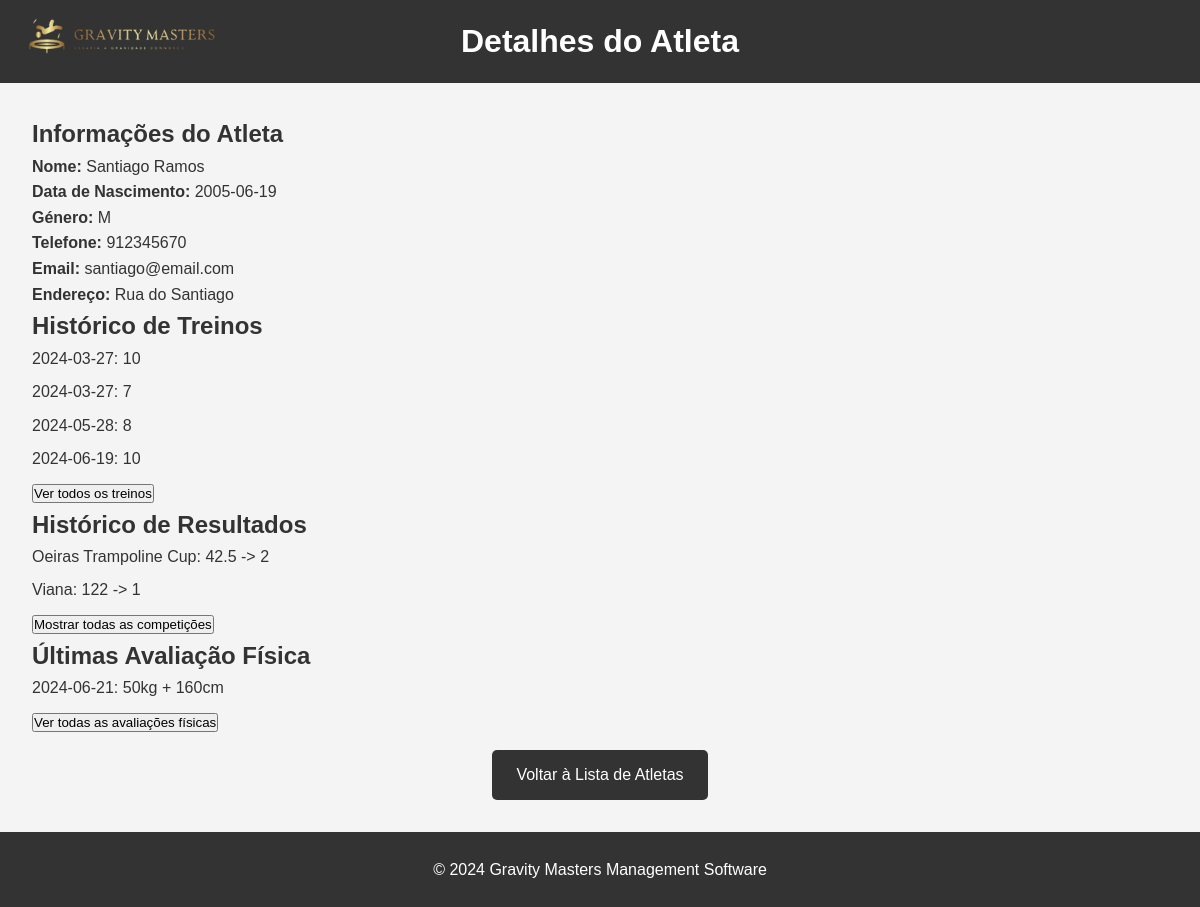
Page /frontend/personalAthlete.php?idAthlete=1 (signed in) on the earlier database version.
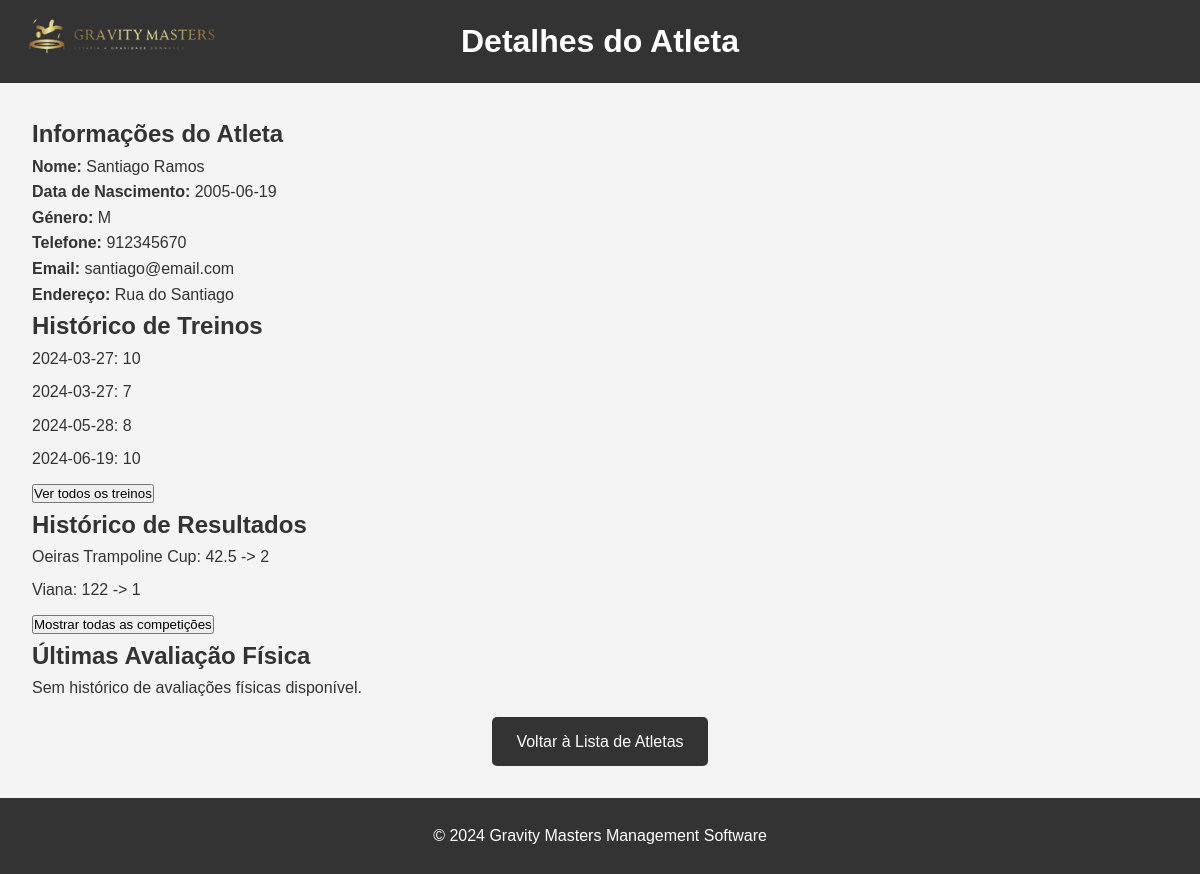
Same page on the later database version.
### tables this page shows
CREATE TABLE Athlete (
    idAthlete INTEGER PRIMARY KEY AUTOINCREMENT,
    name VARCHAR(255) NOT NULL,
    birthday DATE NOT NULL,
    genre VARCHAR(1) NOT NULL,
    mobile VARCHAR(20) NOT NULL,
    email VARCHAR(255) NOT NULL,
    password VARCHAR(255) NOT NULL,
    address VARCHAR(255) NOT NULL,
    ageGroup VARCHAR(255) NOT NULL,
    UNIQUE(idAthlete),
    UNIQUE(mobile),
    UNIQUE(email),
    CHECK(email LIKE '%@%')
);

CREATE TABLE TrainingReg (
    idTrainingReg INTEGER PRIMARY KEY AUTOINCREMENT,
    idCoachingStaff INT,
    idAthlete INT,
    performance FLOAT NOT NULL,
    dateTrainingReg DATE NOT NULL,
    FOREIGN KEY (idCoachingStaff) REFERENCES CoachingStaff(idCoachingStaff),
    FOREIGN KEY (idAthlete) REFERENCES Athlete(idAthlete),
    UNIQUE(idTrainingReg),
    CHECK(performance >= 0 AND performance <= 10),
    CHECK(dateTrainingReg LIKE '%-%-%')
);

CREATE TABLE Result (
    idCompetition INT ,
    idAthlete INT,
    idAparatus INT,
    place INT NOT NULL,
    score FLOAT NOT NULL,
    FOREIGN KEY (idCompetition) REFERENCES Competition(idCompetition),
    FOREIGN KEY (idAthlete) REFERENCES Athlete(idAthlete),
    PRIMARY KEY (idCompetition, idAthlete)
    FOREIGN KEY (idAparatus) REFERENCES Apparatus(idApparatus)
    
);

CREATE TABLE Competition (
    idCompetition INTEGER PRIMARY KEY AUTOINCREMENT,
    name VARCHAR(255) NOT NULL,
    local VARCHAR(255) NOT NULL,
    startTime DATETIME NOT NULL,
    endTime DATETIME NOT NULL,
    description TEXT NOT NULL,
    UNIQUE(idCompetition)

);

CREATE TABLE "ConditionTest" (
    idConditionTest INTEGER PRIMARY KEY AUTOINCREMENT,
    idAthlete INT,
    idCoachingStaff INT,
    weight FLOAT,
    height FLOAT,
    backFlexibility FLOAT,
    verticalThrust FLOAT, tenMax FLOAT, tenOnly FLOAT,
    dateTest DATE NOT NULL,
    FOREIGN KEY (idAthlete) REFERENCES Athlete(idAthlete),
    FOREIGN KEY (idCoachingStaff) REFERENCES CoachingStaff(idCoachingStaff),
    UNIQUE(idConditionTest),
    CHECK(weight > 0),
    CHECK(height > 0),
    CHECK(backFlexibility > 0),
    CHECK(verticalThrust > 0),
    CHECK(dateTest LIKE '%-%-%')
);

### backend/functions.php (called while the page is built, shortened)
<?php
function fetchinfoAthlete($idAthlete) {
    include '../backend/db_connect.php';
    try {
        $sql = "SELECT *
                FROM Athlete
                WHERE idAthlete = :idAthlete";
        $stmt = $conn->prepare($sql);
        $stmt->bindParam(':idAthlete', $idAthlete);
        $stmt->execute();
        $athlete = $stmt->fetch(PDO::FETCH_ASSOC);
    } catch (Exception $e) {
        return "Erro: " . $e->getMessage();
    }
    return $athlete;
}
function fetchTrainingsAthlete($idAthlete) {
    include '../backend/db_connect.php';
    try {
        $sql_trainings = "SELECT *
                        FROM TrainingReg
                        WHERE idAthlete = :idAthlete";
        $stmt_trainings = $conn->prepare($sql_trainings);
        $stmt_trainings->bindParam(':idAthlete', $idAthlete);
        $stmt_trainings->execute();
        $trainings = $stmt_trainings->fetchAll(PDO::FETCH_ASSOC);
    } catch (Exception $e) {
        return "Erro: " . $e->getMessage();
    }
    return $trainings;
}
function fetchResultsAndDetailsOfCompetitionAthlete($idAthlete){
    include '../backend/db_connect.php';
    try {
        $sql_results = "SELECT *
                        FROM Result
                        WHERE idAthlete = :idAthlete";
        $stmt_results = $conn->prepare($sql_results);
        $stmt_results->bindParam(':idAthlete', $idAthlete);
        $stmt_results->execute();
        $results = $stmt_results->fetchAll(PDO::FETCH_ASSOC);
        $data = array();
        foreach ($results as $result) {
            $sql_competition = "SELECT *
                                FROM Competition
                                WHERE idCompetition = :idCompetition";
            $stmt_competition = $conn->prepare($sql_competition);
            $stmt_competition->bindParam(':idCompetition', $result['idCompetition']);
            $stmt_competition->execute();
            $competition = $stmt_competition->fetch(PDO::FETCH_ASSOC);
            $data[] = array(
                'result' => $result,
                'competition' => $competition
            );
        }
    } catch (Exception $e) {
        return "Erro: " . $e->getMessage();
    }
    return $data;
}
function fetchConditionTestsAthlete($idAthlete) {
    include '../backend/db_connect.php';
    try {
        $sql_evaluations = "SELECT *
                        FROM ConditionTest
                        WHERE idAthlete = :idAthlete";
        $stmt_evaluations = $conn->prepare($sql_evaluations);
        $stmt_evaluations->bindParam(':idAthlete', $idAthlete);
        $stmt_evaluations->execute();
        $evaluations = $stmt_evaluations->fetchAll(PDO::FETCH_ASSOC);
    } catch (Exception $e) {
        return "Erro: " . $e->getMessage();
    }
    return $evaluations;
}
?>

### frontend/personalAthlete.php (the view, shortened to what this page needs)
<?php
include '../backend/functions.php';
$idAthlete = $_GET['idAthlete'];
$athlete = fetchinfoAthlete($idAthlete);
$condition = fetchConditionTestsAthlete($idAthlete);
$trainings = fetchTrainingsAthlete($idAthlete);
?>
<!DOCTYPE html>
<html lang="pt">
<head>
    <link rel="stylesheet" href="../css/personalAthlete.css">
</head>
<body>
    <header>
        <div class="header-content">
            <h1>Detalhes do Atleta</h1>
        </div>
        <div class="logo-content">
            <img src="..\imagens\teste.png" alt="Logo do Clube" class="header-logo">
        </div>
    </header>
    <main>
        <div class="athlete-details">
            <h2>Informações do Atleta</h2>
            <p><strong>Nome:</strong> <?php echo htmlspecialchars($athlete['name']); ?></p>
            <p><strong>Data de Nascimento:</strong> <?php echo htmlspecialchars($athlete['birthday']); ?></p>
            <p><strong>Género:</strong> <?php echo htmlspecialchars($athlete['genre']); ?></p>
            <p><strong>Telefone:</strong> <?php echo htmlspecialchars($athlete['mobile']); ?></p>
            <p><strong>Email:</strong> <?php echo htmlspecialchars($athlete['email']); ?></p>
            <p><strong>Endereço:</strong> <?php echo htmlspecialchars($athlete['address']); ?></p>
        </div>
        <div class="athlete-history">
            <h2>Histórico de Treinos</h2>
            <?php if (count($trainings) > 0): ?>
                <ul>
                    <?php foreach (array_slice($trainings, -7) as $training): ?>
                        <li><?php echo htmlspecialchars($training['dateTrainingReg']) . ': ' . htmlspecialchars($training['performance']); ?></li>
                    <?php endforeach; ?>
                </ul>
                <button onclick="window.location.href = 'list_trainingByAthlete.php?idAthlete=<?php echo $idAthlete; ?>';">Ver todos os treinos</button>
            <?php else: ?>
                <p>Sem histórico de treinos disponível.</p>
            <?php endif; ?>
            <h2>Histórico de Resultados</h2>
            <?php
            $data = fetchResultsAndDetailsOfCompetitionAthlete($idAthlete);
            if (!is_string($data) && count($data) > 0): ?>
                <ul>
                    <?php foreach ($data as $item): ?>
                        <?php
                        $competitionDate = strtotime($item['competition']['startTime']);
                        $oneYearAgo = strtotime('-1 year');
                        if ($competitionDate >= $oneYearAgo): ?>
                            <li><?php echo htmlspecialchars($item['competition']['name']) . ': ' . htmlspecialchars($item['result']['score']) . ' -> ' . htmlspecialchars($item['result']['place']); ?></li>
                        <?php endif; ?>
                    <?php endforeach; ?>
                </ul>
                <button onclick="window.location.href = 'list_compByAthlete.php?idAthlete=<?php echo $idAthlete; ?>';">Mostrar todas as competições</button>
            <?php else: ?>
                <p>Sem histórico de resultados disponível.</p>
            <?php endif; ?>
            <h2>Últimas Avaliação Física</h2>
            <?php
            if (count($condition) > 0):
                $lastTwoConditions = array_slice($condition, -3);
            ?>
                <ul>
                    <?php foreach ($lastTwoConditions as $conditionTest): ?>
                        <li><?php echo htmlspecialchars($conditionTest['dateTest']) . ': ' . htmlspecialchars($conditionTest['weight']) . 'kg + ' . htmlspecialchars($conditionTest['height']). 'cm' ; ?></li>
                    <?php endforeach; ?>
                </ul>
                <button onclick="window.location.href = 'list_all_conditions.php?idAthlete=<?php echo $idAthlete; ?>';">Ver todas as avaliações físicas</button>
               <?php else: ?>
                <p>Sem histórico de avaliações físicas disponível.</p>
            <?php endif; ?>
        <div class="back-button">
            <a href="list_athletes.php">Voltar à Lista de Atletas</a>
        </div>
    </main>
    <footer>
        <p>&copy; 2024 Gravity Masters Management Software</p>
    </footer>
</body>
</html>

### css/personalAthlete.css (style rules this page uses)
* { margin: 0; padding: 0; box-sizing: border-box; }
body { font-family: Arial, sans-serif; line-height: 1.6; background-color: #f4f4f4; color: #333; display: flex; flex-direction: column; min-height: 100vh; }
header { background: #333; color: #fff; padding: 1rem; max-height: 90px; }
.header-content { display: flex; align-items: center; justify-content: space-between; max-width: 1200px; margin: 0 auto; padding: 0 1rem; }
.header-logo { max-height: 100%; height: auto; margin-right: 0rem; }
header h1 { flex: 1; text-align: center; margin: 0; font-size: 2rem; }
.logo-content { position: absolute; top: 10px; left: 20px; }
main { flex: 1; padding: 2rem; }
ul { list-style-type: none; padding: 0; }
ul li { margin-bottom: 0.5rem; }
.back-button { text-align: center; margin-top: 1rem; }
.back-button a { display: inline-block; padding: 0.75rem 1.5rem; background-color: #333; color: #fff; text-decoration: none; border-radius: 5px; transition: background-color 0.3s ease; }
footer { background-color: #333; color: #fff; text-align: center; padding: 25px; position: sticky; top:100%; bottom: 0; width: 100%; }

Differences in the rows shown:
removed conditiontest: dateTest "2024-06-21", weight "50", height "160"
Other differences:
text no longer shown: "Ver todas as avaliações físicas"
text now shown: "Sem histórico de avaliações físicas disponível."
